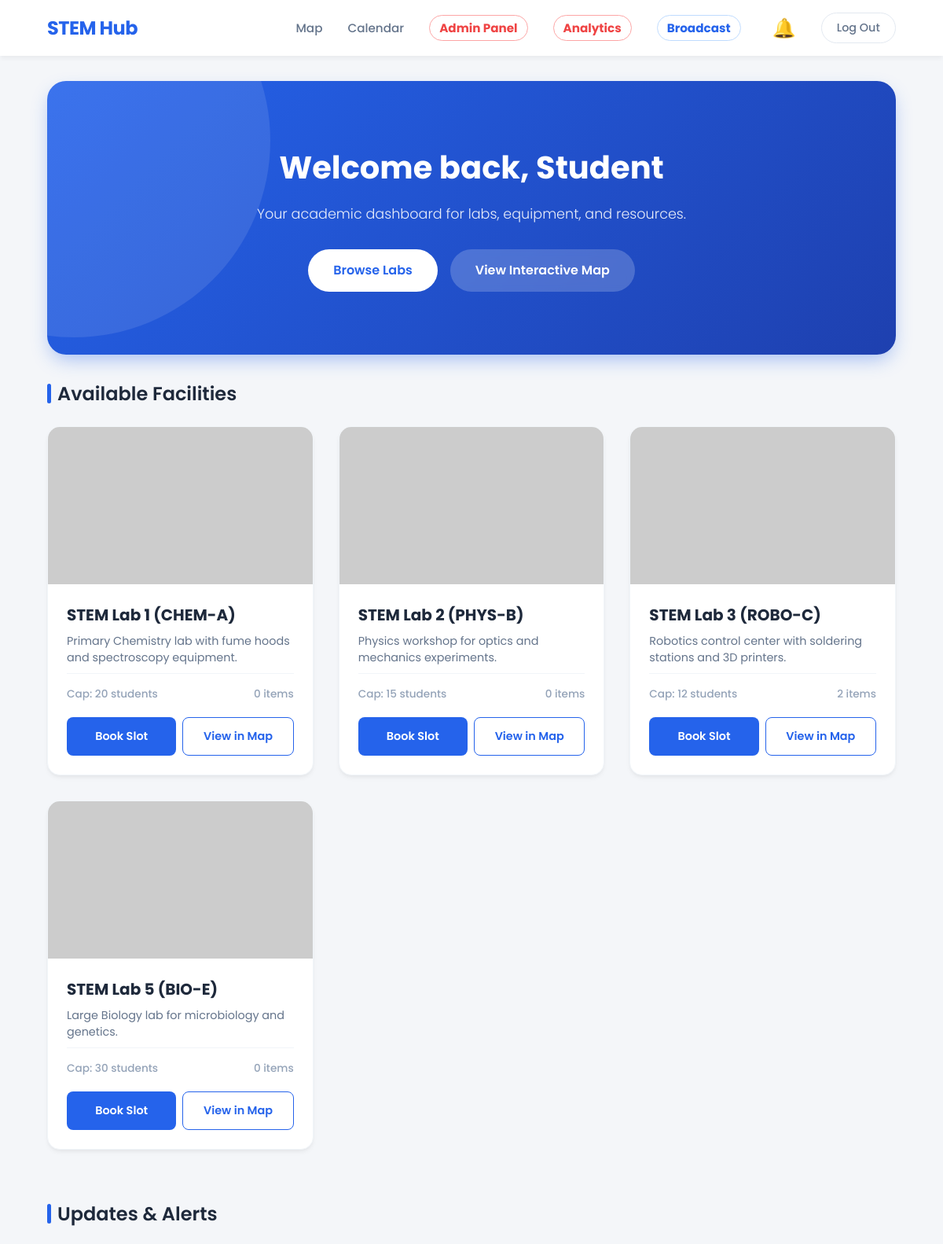
The app's page / (signed in, upper part), older data.
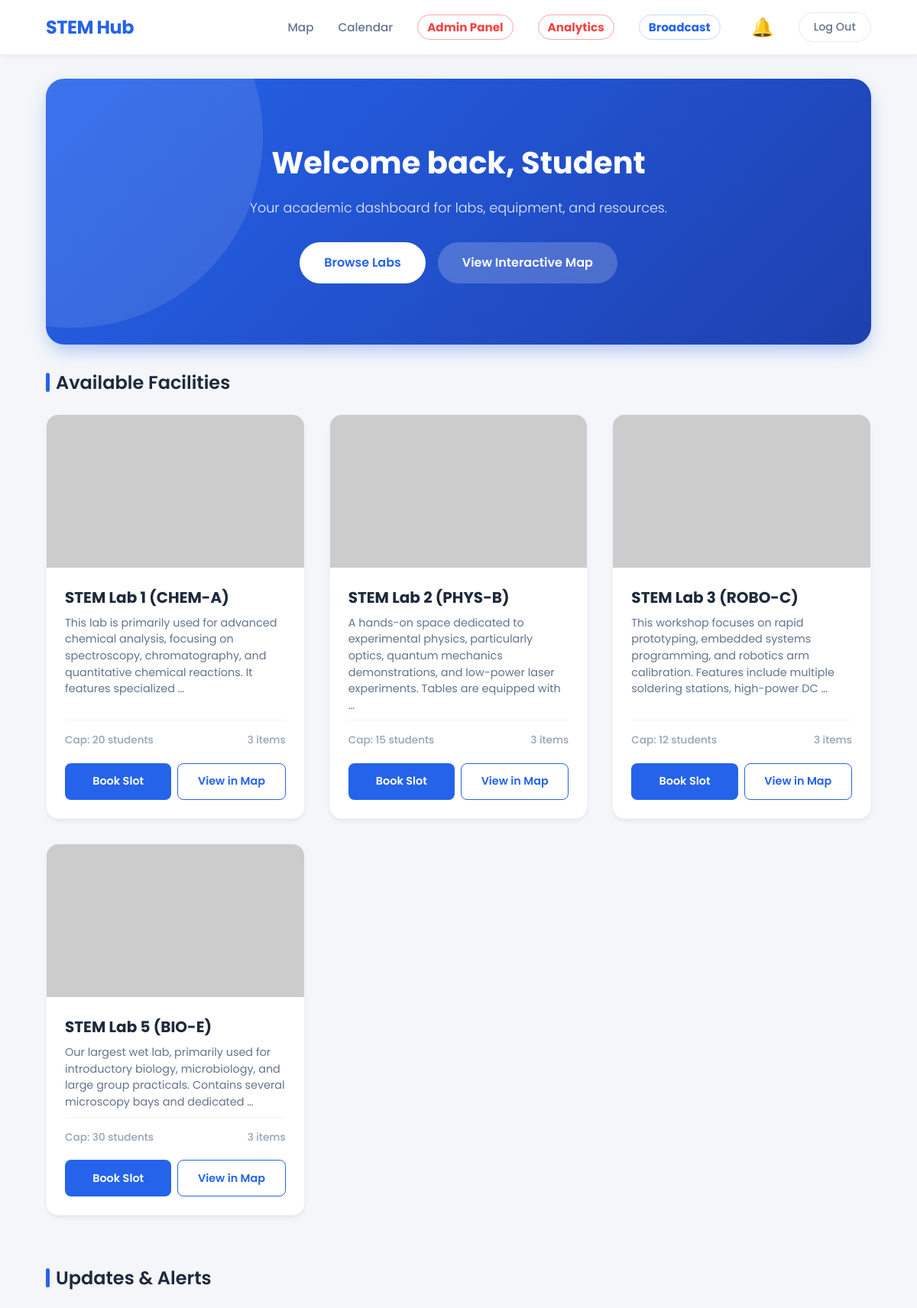
The same page, newer data.
### labs/models.py (models this page shows, shortened)
class Lab(models.Model):
    name = models.CharField(max_length=200)
    slug = models.SlugField(unique=True)
    capacity = models.PositiveIntegerField()
    description = models.TextField()
    map_svg_id = models.CharField(max_length=50, unique=True, help_text="Matches ID in Figma SVG")
    is_active = models.BooleanField(default=True)
    safety_guidelines = models.TextField()

### CORE/views.py (the view)
# urls.py: path('', root_views.home_redirect_view, name='home'),
@login_required
def home_redirect_view(request):
    labs = Lab.objects.filter(is_active=True)
    context = {
        'labs': labs
    }
    return render(request, 'base.html', context)

### notifications/context_processors.py (called while the page is built)
def user_notifications(request):
    if request.user.is_authenticated:
        notifs = Notification.objects.filter(recipient=request.user, is_read=False)
        return {
            'notifications_list': notifs,
            'unread_count': notifs.count()
        }
    return {}

### CORE/templates/base.html (shortened to what this page needs)
<!DOCTYPE html>
<html lang="en">
<head>
</head>
<body>
  <header>
    <h1><a href="/">STEM Hub</a></h1>
    <nav>
      <a href="{% url 'labs:index' %}">Map</a>
      <a href="{% url 'reservations:timetable' %}">Calendar</a>
      {% if user.is_staff %}
        <a href="{% url 'reservations:dashboard' %}" style="color: #ef4444; font-weight: bold; border: 1px solid #fca5a5; padding: 0.25rem 0.75rem; border-radius: 9999px;">Admin Panel</a>
        <a href="/analytics/dashboard/" style="color: #ef4444; font-weight: bold; border: 1px solid #fca5a5; padding: 0.25rem 0.75rem; border-radius: 9999px;">Analytics</a>
        <a href="{% url 'notifications:create_announcement' %}" style="color: #2563eb; font-weight: bold; border: 1px solid #bfdbfe; padding: 0.25rem 0.75rem; border-radius: 9999px;">Broadcast</a>
      {% endif %}
      {% if user.is_authenticated %}
      <div class="notif-container" onclick="toggleNotif()">
        <span class="bell-icon">🔔</span>
      </div>
      {% endif %}
      <a href="{% url 'logout' %}" class="logout-btn">Log Out</a>
    </nav>
  </header>
  <section class="hero">
    <h1>Welcome back, {{ user.first_name|default:"Student" }}</h1>
    <p>Your academic dashboard for labs, equipment, and resources.</p>
    <div class="hero-buttons">
      <button class="view-labs" onclick="scrollToLabs()">Browse Labs</button>
      <a href="{% url 'labs:index' %}" class="reserve-now">View Interactive Map</a>
    </div>
  </section>
  <div class="section-title">Available Facilities</div>
  <section class="labs" id="labs">
    {% if labs %}
        {% for lab in labs %}
            {% if lab.is_active %}
                <div class="lab-card">
                    {% if lab.image %}
                        <img src="{{ lab.image.url }}" alt="{{ lab.name }}">
                    {% else %}
                        <img src="https://placehold.co/600x400/2563eb/FFF?text={{ lab.name|urlencode }}" alt="{{ lab.name }}">
                    {% endif %}
                    <div class="content">
                        <h3>{{ lab.name }}</h3>
                        <p>{{ lab.description|truncatewords:20 }}</p>
                        <div class="lab-meta">
                            <span>Cap: {{ lab.capacity }} students</span>
                            <span>{{ lab.equipment.count|default:"0" }} items</span>
                        </div>
                        <div class="lab-actions">
                            <button class="btn-book" onclick="openModal('Reserve {{ lab.name|escapejs }}?')">Book Slot</button>
                            <a href="{% url 'labs:index' %}" class="btn-map">View in Map</a>
                        </div>
                    </div>
                </div>
            {% endif %}
        {% endfor %}
    {% else %}
        <div style="grid-column: 1/-1; text-align: center; color: #64748b; padding: 2rem;">
            <p>No available labs found.</p>
        </div>
    {% endif %}
  </section>
  <div class="section-title">Updates & Alerts</div>
</body>
</html>

Row changes from the older to the newer data that the page shows:
changed Lab "STEM Lab 1 (CHEM-A)": description "Primary Chemistry lab with fume hoods and spectroscopy equipment." → "This lab is primarily used for advanced chemical analysis, focusing on spectroscopy, chromatography, and quantitative chemical reactions. It features specialized …"; equipment.count "0" → "3"
changed Lab "STEM Lab 2 (PHYS-B)": description "Physics workshop for optics and mechanics experiments." → "A hands-on space dedicated to experimental physics, particularly optics, quantum mechanics demonstrations, and low-power laser experiments. Tables are equipped with …"; equipment.count "0" → "3"
changed Lab "STEM Lab 3 (ROBO-C)": description "Robotics control center with soldering stations and 3D printers." → "This workshop focuses on rapid prototyping, embedded systems programming, and robotics arm calibration. Features include multiple soldering stations, high-power DC …"; equipment.count "2" → "3"
changed Lab "STEM Lab 5 (BIO-E)": description "Large Biology lab for microbiology and genetics." → "Our largest wet lab, primarily used for introductory biology, microbiology, and large group practicals. Contains several microscopy bays and dedicated …"; equipment.count "0" → "3"
